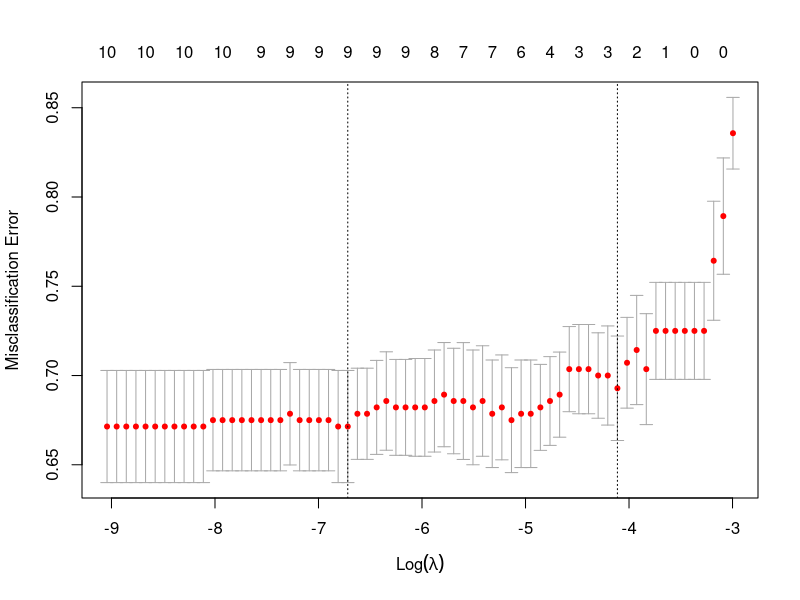

The R source for this figure:
## ---- chunk 1
# Packages
library(caret)
library(glmnet)
library(dplyr)

## ---- chunk 2
# Read data
Thirty_Minutes_Micro <- read.csv("Burning Macro and Micro Data - 30 Minutes  - Micro.csv",
                 stringsAsFactors = FALSE)
## ---- chunk 3
# Set outcome
Thirty_Minutes_Micro$Tool <- as.factor(Thirty_Minutes_Micro$Tool)

# Remove rows with missing data
lasso_data_complete <- na.omit(Thirty_Minutes_Micro)

# Check how many rows remain
nrow(lasso_data_complete)
## ---- chunk 4
# Separate outcome and predictors
y <- lasso_data_complete$Tool

x_raw <- lasso_data_complete %>%
  select(-Tool)

# Check near-zero variance variables
nzv_metrics <- nearZeroVar(
  x_raw,
  freqCut = 95/5,
  uniqueCut = 10,
  saveMetrics = TRUE
)

nzv_metrics

# See which variables are flagged
nzv_metrics[nzv_metrics$nzv == TRUE, ]

# Remove near-zero variance predictors
nzv_vars <- rownames(nzv_metrics[nzv_metrics$nzv == TRUE, ])

x_filtered <- x_raw %>%
  select(-all_of(nzv_vars))
## ---- chunk 5
# Dummy-code categorical predictors
dummy_model <- dummyVars(~ ., data = x_filtered, fullRank = TRUE)

x <- predict(dummy_model, newdata = x_filtered)

# Make sure x is a matrix
x <- as.matrix(x)
## ---- chunk 6
set.seed(42)

cv_lasso <- cv.glmnet(
  x = x,
  y = y,
  family = "multinomial",
  alpha = 1,
  type.measure = "class",
  nfolds = 10,
  standardize = FALSE
)

# Plot cross-validation curve
plot(cv_lasso)

# Best lambda
cv_lasso$lambda.min

# More conservative lambda
cv_lasso$lambda.1se
## ---- chunk 7
# Coefficients at lambda.min
coef_min <- coef(cv_lasso, s = "lambda.min")

# Coefficients at lambda.1se
coef_1se <- coef(cv_lasso, s = "lambda.1se")
## ---- chunk 8
# Function to pull non-zero coefficients by class
get_selected_vars <- function(coef_object) {
  selected <- lapply(coef_object, function(class_coef) {
    temp <- as.matrix(class_coef)
    rownames(temp)[temp[, 1] != 0]
  })
  
  selected <- lapply(selected, function(vars) {
    vars[vars != "(Intercept)"]
  })
  
  return(selected)
}

selected_min <- get_selected_vars(coef_min)
selected_1se <- get_selected_vars(coef_1se)

selected_min
selected_1se
## ---- chunk 9
# Classification accuracy for lambda.min and lambda.1se

# Predicted classes for lambda.min
pred_min <- predict(
  cv_lasso,
  newx = x,
  s = "lambda.min",
  type = "class"
)

# Predicted classes for lambda.1se
pred_1se <- predict(
  cv_lasso,
  newx = x,
  s = "lambda.1se",
  type = "class"
)

# Convert predictions to factors with the same levels as your outcome
pred_min <- factor(pred_min[, 1], levels = levels(y))
pred_1se <- factor(pred_1se[, 1], levels = levels(y))

# Calculate classification accuracy
accuracy_min <- mean(pred_min == y)
accuracy_1se <- mean(pred_1se == y)

# Overall accuracy results
accuracy_min
accuracy_1se
## ---- chunk 10
# Function for accuracy by tool type
accuracy_by_tool <- function(actual, predicted) {
  
  results <- data.frame(
    Tool = levels(actual),
    Correct = NA,
    Total = NA,
    Accuracy = NA
  )
  
  for (i in seq_along(levels(actual))) {
    
    tool <- levels(actual)[i]
    
    tool_rows <- actual == tool
    
    results$Correct[i] <- sum(predicted[tool_rows] == actual[tool_rows])
    results$Total[i] <- sum(tool_rows)
    results$Accuracy[i] <- results$Correct[i] / results$Total[i]
  }
  
  return(results)
}
## ---- chunk 11
# Accuracy by tool type for lambda.min
accuracy_min <- accuracy_by_tool(
  actual = y,
  predicted = pred_min
)

accuracy_min

# Accuracy by tool type for lambda.1se
accuracy_1se <- accuracy_by_tool(
  actual = y,
  predicted = pred_1se
)

accuracy_1se
## ---- chunk 12
# Confusion matrix for lambda.min
confusionMatrix(
  data = pred_min,
  reference = y
)

# Confusion matrix for lambda.1se
confusionMatrix(
  data = pred_1se,
  reference = y
)
